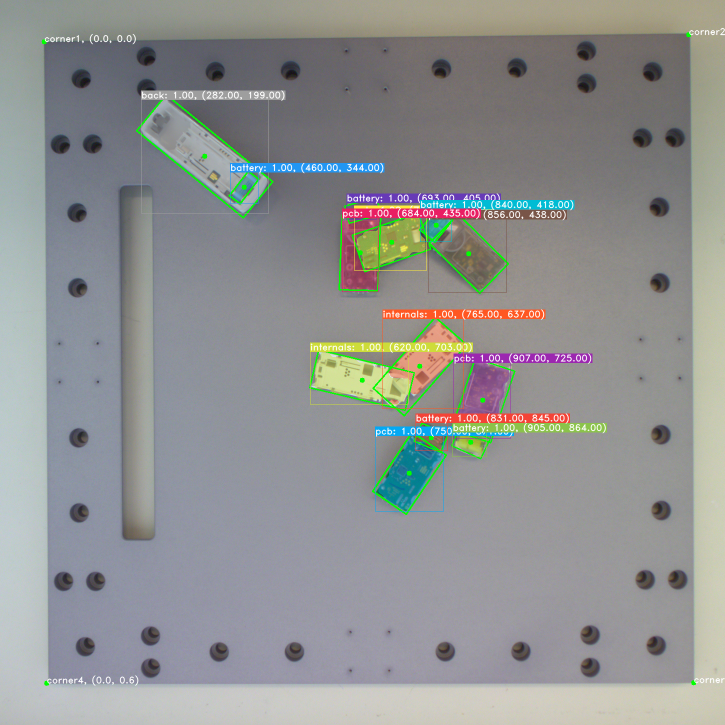
#> input picture readme_image.png, 1450 x 1450 px, given in place of 0006.jpg, which was not available (shown at 1/2 size)
$ jupyter execute --allow-errors llm_prompt_generator.ipynb   (shell and % lines are left out)
#> lines starting #> are read from the running program, lines starting #| are printed output that depends on the picture
[cell 1]

import sys
import os
os.environ["CUDA_DEVICE_ORDER"]="PCI_BUS_ID"   # see issue #152
os.environ["CUDA_VISIBLE_DEVICES"]="5" #! specify gpu here
import cv2
from PIL import Image as PILImage
from rich import print as richprint
import json
import textwrap
from pathlib import Path
import datetime
from collections import Counter

from object_reid import ObjectReId
from vision_pipeline.helpers import Struct, scale_img, img_row
from vision_pipeline.knowledge_tree.knowledge_tree import KnowledgeTree
from vision_pipeline.llm_data_generator.labelme_importer import LabelMeImporter

from context_action_framework.types import Detection, Label

#> (a cell that did not finish here is left out)

#> (a cell that did not finish here is left out)

[cell 4]
#! EXAMPLE:

# query_img_crop_img_path = os.path.expanduser("~/datasets2/reconcycle/2023-12-04_hcas_fire_alarms_sorted_cropped/firealarm_back_10/00_template_0068.jpg")
query_img_crop_img_path = os.path.expanduser("~/datasets2/reconcycle/2023-12-04_hcas_fire_alarms_sorted_cropped/hca_back_03/0006.jpg")

query_crop_img = PILImage.open(query_img_crop_img_path)
#> query_crop_img is the input picture: PIL image 1450x1450 RGB; mean R, G, B 144.1, 145.9, 145.3

# display(Image.fromarray(scale_img(cv2.cvtColor(query_crop_img, cv2.COLOR_BGR2RGB))))
display(query_crop_img.resize((200, 200)))
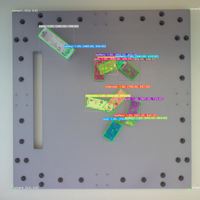
#> shown: PIL image 200x200 RGB; mean R, G, B 144.1, 145.9, 145.3

#> (the rest of this cell did not finish here and is left out)


$ run again, on superglue/assets/phototourism_sample_images/london_bridge_49190386_5209386933.jpg
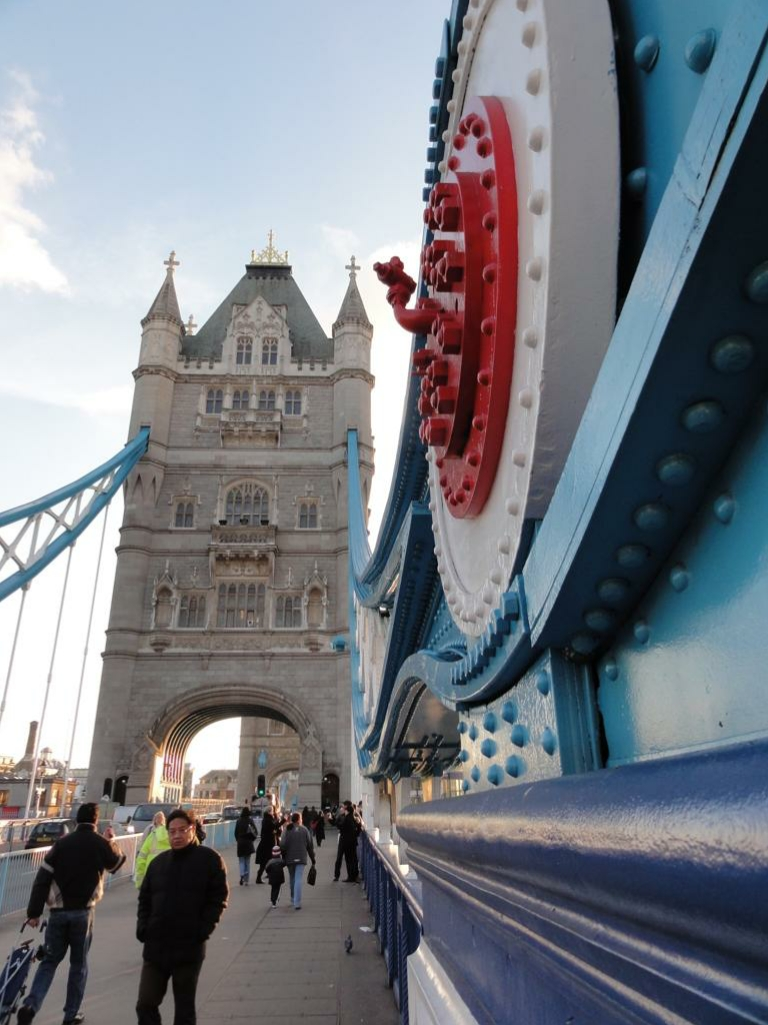
#> input picture superglue/assets/phototourism_sample_images/london_bridge_49190386_5209386933.jpg, 768 x 1025 px, given in place of 0006.jpg, which was not available
#> query_crop_img is the input picture: PIL image 768x1025 RGB; mean R, G, B 120.8, 125.1, 132.6
#> `display(query_crop_img.resize((200, 200)))`:
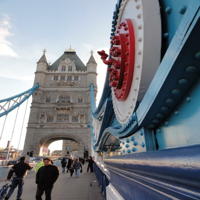
#> shown: PIL image 200x200 RGB; mean R, G, B 120.8, 125.1, 132.5
